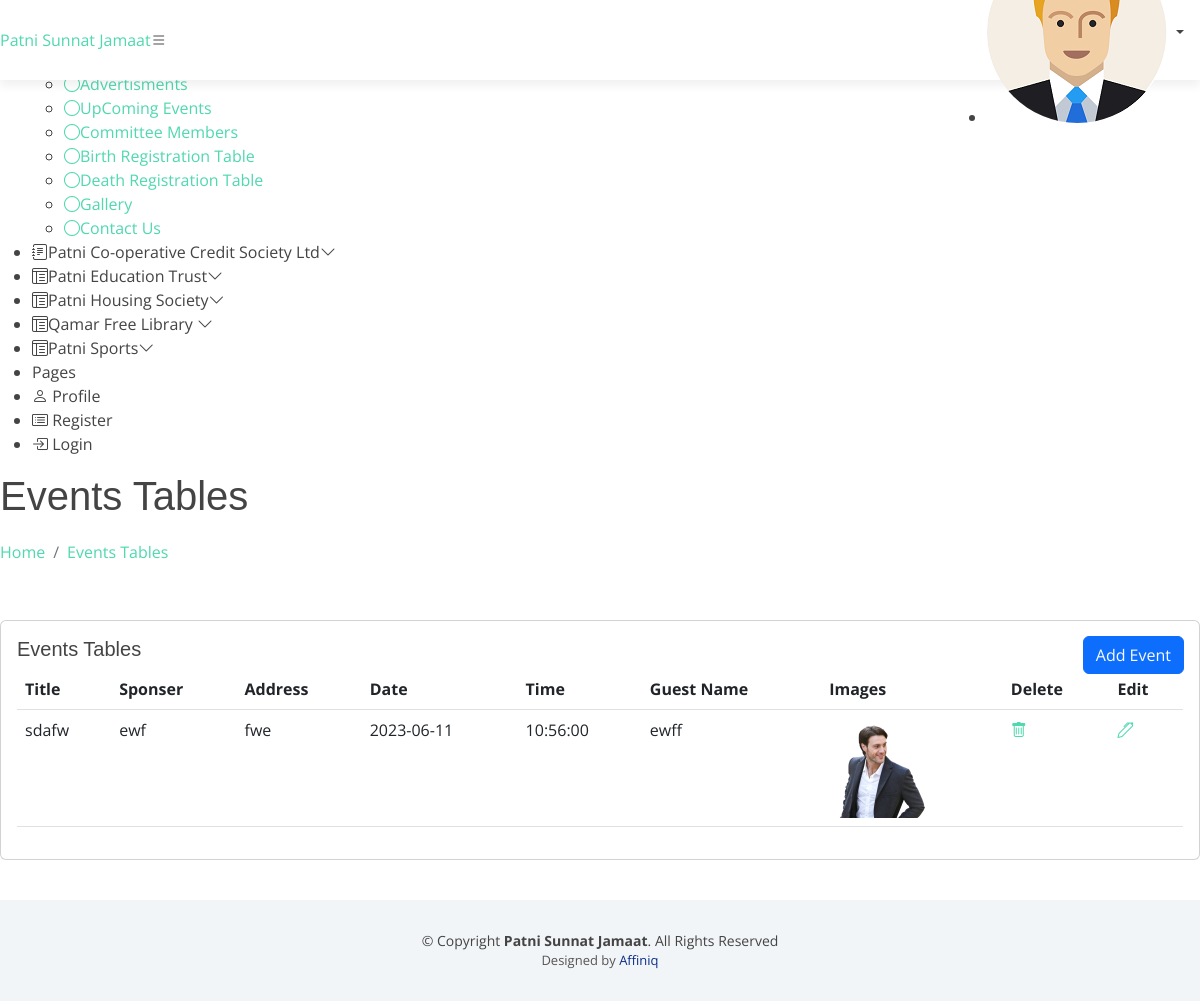
The page /admin/patni-housing-society-upcoming-event-table.php (signed in) on the database its author committed.
### tables this page shows
CREATE TABLE `even` (
  `eid` int(11) NOT NULL,
  `title` varchar(255) NOT NULL,
  `sponser` varchar(255) NOT NULL,
  `address` varchar(255) NOT NULL,
  `date` date NOT NULL,
  `time` time NOT NULL,
  `guest_name` varchar(255) NOT NULL,
  `committee_id` int(11) NOT NULL,
  `filename` varchar(500) NOT NULL
);

### admin/patni-housing-society-upcoming-event-table.php (the view, shortened to what this page needs)
<?php include 'header.php';?>
  <main id="main" class="main">
    <div class="pagetitle">
      <h1>Events Tables</h1>
      <nav>
        <ol class="breadcrumb">
          <li class="breadcrumb-item"><a href="index.php">Home</a></li>
          <li class="breadcrumb-item active"><a href="patni-housing-society-upcoming-event-table.php">Events Tables</a></li>
        </ol>
      </nav>
    </div>
    <section class="section">
      <div class="row">
        <div class="col-lg-12">
          <div class="card">
            <div class="card-body">
              <h5 class="card-title">Events Tables</h5>
              <div class="position-absolute top-0 end-0" style="margin-top:15px;margin-right:15px;">
                <button type="button" class="btn btn-primary">
                  <a href="patni-housing-society-upcoming-event-add.php" class="link-light">Add Event</a>
                </button>
                </div>
                 <?php
               require ('config1.php');
               $sql = "SELECT eid,title,sponser,address,date,time,guest_name,filename FROM even WHERE committee_id='4'";
               $result = mysqli_query($conn,$sql) or die ("query Unsccessful.");
               if(mysqli_num_rows($result)){
               ?>
              <table class="table datatable">
                <thead>
                  <tr>
                    <th scope="col">Title</th>
                    <th scope="col">Sponser</th>
                    <th scope="col">Address</th>
                    <th scope="col">Date</th>
                    <th scope="col">Time</th>
                    <th scope="col">Guest Name</th>
                    <th scope="col">Images</th>
                    <th scope="col">Delete</th>
                    <th scope="col">Edit</th>
                  </tr>
                </thead>
                <tbody>
                <?php
                    while($row = mysqli_fetch_assoc($result)){
                 ?>
                  <tr>
                    <td><?php echo $row['title'];?></td>
                    <td><?php echo $row['sponser'];?></td>
                    <td><?php echo $row['address'];?></td>
                    <td><?php echo $row['date'];?></td>
                    <td><?php echo $row['time'];?></td>
                    <td><?php echo $row['guest_name'];?></td>
                    <td><img src="./upload/<?php echo $row['filename']; ?>"  style="width: 100px;height: 100px;"></td>
                    <td><a href="patni-housing-society-upcoming-event-delete.php?id=<?php echo $row['eid'];?>" style="height:50px;width:50px;"><i class="bi bi-trash"></a></i></td>
                    <td><a href="patni-housing-society-upcoming-event-update.php?id=<?php echo $row['eid'];?>"><i class="bi bi-pen"></a></i></td>
                  </tr>
                  <?php }?>
                </tbody>
              </table>
<?php
                }
else{
  echo "<h2>No Record Found</h2>";
  }
?>
            </div>
          </div>
        </div>
      </div>
    </section>
  </main>
  <?php include 'footer.php';?>

### assets/css/style.css (style rules this page uses)
body { background: #fff; color: #444; font-family: "Open Sans", sans-serif; }
h1, h2, h3, h4, h5, h6 { font-family: "Montserrat", sans-serif; font-weight: 400; margin: 0 0 20px 0; padding: 0; }
section { padding: 40px 0; overflow: hidden; }

### rows shown on the page
even: title "sdafw", sponser "ewf", address "fwe", date "2023-06-11", time "10:56:00", guest_name "ewff", filename (picture)
